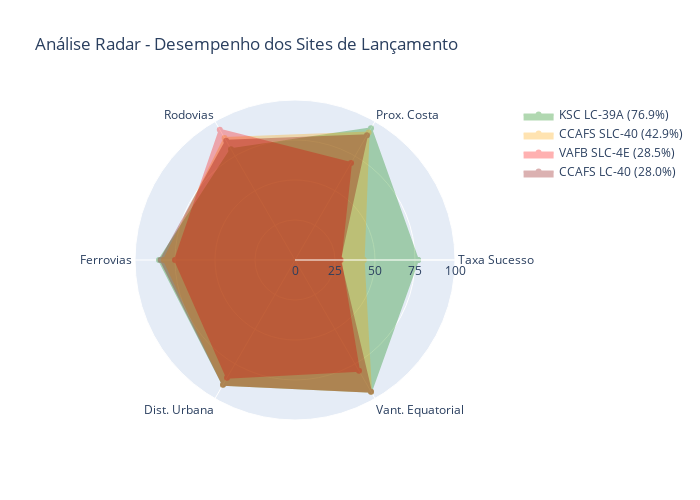

The cell this chart's notebook holds for it:
### Code cell
import plotly.graph_objects as go

# Versão ultra-simplificada e garantida
def create_radar_chart():
    categories = ['Taxa Sucesso', 'Prox. Costa', 'Rodovias', 'Ferrovias', 'Dist. Urbana', 'Vant. Equatorial']
    
    fig = go.Figure()
    
    # Dados dos sites
    sites = {
        'KSC LC-39A (76.9%)': [76.9, 95, 80, 85, 90, 95],
        'CCAFS SLC-40 (42.9%)': [42.9, 92, 88, 82, 90, 95],
        'VAFB SLC-4E (28.5%)': [28.5, 70, 94, 75, 85, 80],
        'CCAFS LC-40 (28.0%)': [28.0, 90, 86, 84, 90, 95]
    }
    
    # Cores sólidas sem transparência (garantido funcionar)
    colors = ['green', 'orange', 'red', 'darkred']
    
    for i, (site_name, values) in enumerate(sites.items()):
        fig.add_trace(go.Scatterpolar(
            r=values + [values[0]],
            theta=categories + [categories[0]],
            fill='toself',
            name=site_name,
            line=dict(color=colors[i], width=2),
            fillcolor=colors[i],  # COR sólida
            opacity=0.3  # Transparência no elemento todo
        ))
    
    fig.update_layout(
        polar=dict(
            radialaxis=dict(
                visible=True,
                range=[0, 100],
                tickvals=[0, 25, 50, 75, 100]
            )
        ),
        title='Análise Radar - Desempenho dos Sites de Lançamento',
        showlegend=True,
        width=700,
        height=500
    )
    
    return fig

# Criar e mostrar
radar_fig = create_radar_chart()
radar_fig.show()

### Figure 1 — Plotly figure (JSON) as saved in the notebook; plotly's stock layout.template omitted (floating-point values rounded to 4 significant figures)
{"data": [{"fill": "toself", "fillcolor": "green", "line": {"color": "green", "width": 2}, "name": "KSC LC-39A (76.9%)", "opacity": 0.3, "r": [76.9, 95, 80, 85, 90, 95, 76.9], "theta": ["Taxa Sucesso", "Prox. Costa", "Rodovias", "Ferrovias", "Dist. Urbana", "Vant. Equatorial", "Taxa Sucesso"], "type": "scatterpolar"}, {"fill": "toself", "fillcolor": "orange", "line": {"color": "orange", "width": 2}, "name": "CCAFS SLC-40 (42.9%)", "opacity": 0.3, "r": [42.9, 92, 88, 82, 90, 95, 42.9], "theta": ["Taxa Sucesso", "Prox. Costa", "Rodovias", "Ferrovias", "Dist. Urbana", "Vant. Equatorial", "Taxa Sucesso"], "type": "scatterpolar"}, {"fill": "toself", "fillcolor": "red", "line": {"color": "red", "width": 2}, "name": "VAFB SLC-4E (28.5%)", "opacity": 0.3, "r": [28.5, 70, 94, 75, 85, 80, 28.5], "theta": ["Taxa Sucesso", "Prox. Costa", "Rodovias", "Ferrovias", "Dist. Urbana", "Vant. Equatorial", "Taxa Sucesso"], "type": "scatterpolar"}, {"fill": "toself", "fillcolor": "darkred", "line": {"color": "darkred", "width": 2}, "name": "CCAFS LC-40 (28.0%)", "opacity": 0.3, "r": [28, 90, 86, 84, 90, 95, 28], "theta": ["Taxa Sucesso", "Prox. Costa", "Rodovias", "Ferrovias", "Dist. Urbana", "Vant. Equatorial", "Taxa Sucesso"], "type": "scatterpolar"}], "layout": {"height": 500, "polar": {"radialaxis": {"range": [0, 100], "tickvals": [0, 25, 50, 75, 100], "visible": true}}, "showlegend": true, "title": {"text": "Análise Radar - Desempenho dos Sites de Lançamento"}, "width": 700}}
